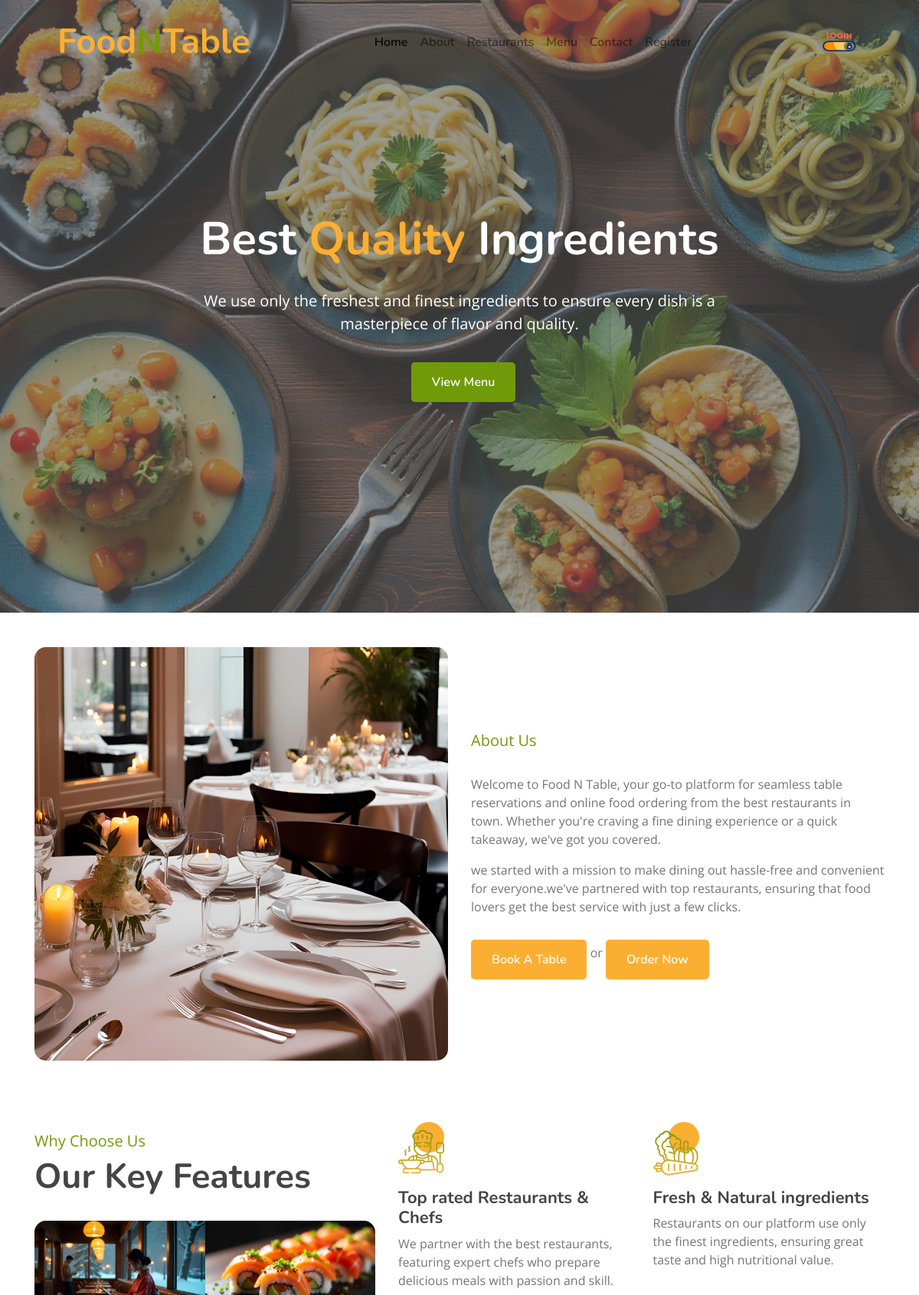
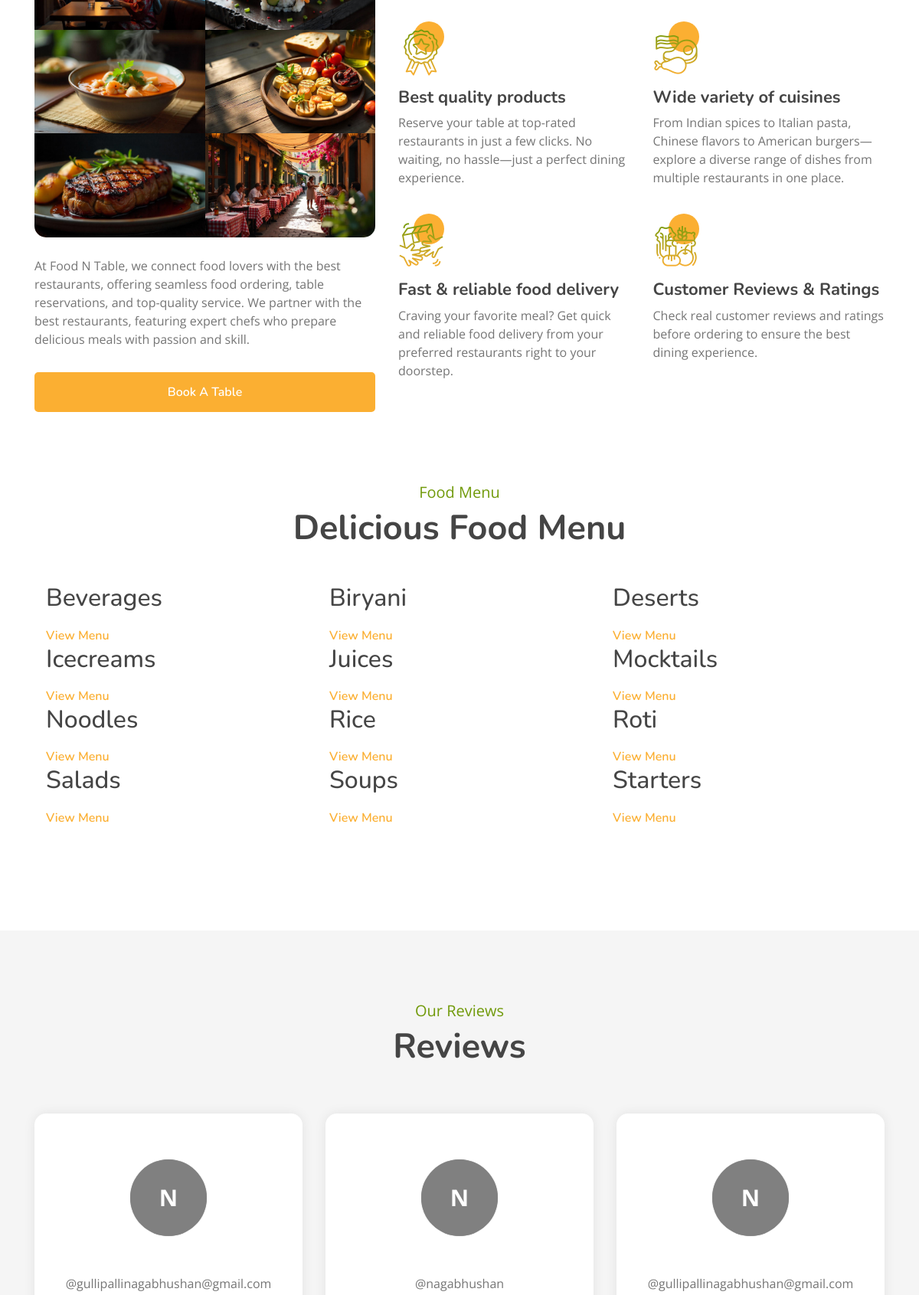
The page / (upper part) on the database its author committed (2 pictures, top to bottom).
### restaurant/models.py (models this page shows, shortened)
class Category(models.Model):
    name = models.CharField(max_length=100, unique=True)
    image = models.ImageField(upload_to=category_image_path, null=True, blank=True)

class Review(models.Model):
    restaurant = models.ForeignKey(Restaurant, on_delete=models.CASCADE, related_name='reviews')
    item = models.ForeignKey(Item, on_delete=models.CASCADE, related_name='reviews', null=True, blank=True)
    user = models.ForeignKey(User, on_delete=models.CASCADE)
    rating = models.PositiveIntegerField(default=5)
    comment = models.TextField(blank=True, null=True)
    created_at = models.DateTimeField(auto_now_add=True)

### main/views.py (the view)
# urls.py: path('',index,name="index"),
def index(request):
    context ={}
    cats = Category.objects.all().order_by('name')
    context['categories'] = cats
    reviews = Review.objects.all().order_by('-created_at')
    if request.user.is_authenticated:
        profile, created = Profile.objects.get_or_create(user=request.user)
        context['profile'] = profile
    dishes = []
    for cat in cats:
        dishes.append({
            'cat_id':cat.id,
            'cat_name':cat.name,
            'cat_img':cat.image,
            'items':list(cat.items.all().values())
        })
    context['menu'] = dishes
    context['reviews'] = reviews
    return render(request,'index.html', context)

### templates/index.html (shortened to what this page needs)
{% extends "base.html" %}
{% block content %}
        <div class="carousel w">
            <div class="container-fluid slider_width">
                <div class="owl-carousel">
                    <div class="carousel-item">
                        <div class="carousel-img">
                            <img src="/static/img/carousel-food.jpeg" alt="Image">
                        </div>
                        <div class="carousel-text">
                            <h1>Best <span>Quality</span> Ingredients</h1>
                            <p>
                                We use only the freshest and finest ingredients to ensure every dish is a masterpiece of flavor and quality.
                            </p>
                            <div class="carousel-btn">
                                <a href="{% url 'all_dishes' %}" class="btn custom-btn" >View Menu</a>
                            </div>
                        </div>
                    </div>
                </div>
            </div>
        </div>
        <div class="about">
            <div class="container">
                <div class="row align-items-center">
                    <div class="col-lg-6">
                        <div class="about-img">
                            <img src="/static/img/table.png" alt="Image">
                        </div>
                    </div>
                    <div class="col-lg-6">
                        <div class="about-content">
                            <div class="section-header">
                                <p>About Us</p>
                            </div>
                            <div class="about-text">
                                <p>
                                    Welcome to Food N Table, your go-to platform for seamless table reservations and online food ordering from the best restaurants in town. Whether you're craving a fine dining experience or a quick takeaway, we've got you covered.                                </p>
                                <p>
                                    we started with a mission to make dining out hassle-free and convenient for everyone.we've partnered with top restaurants, ensuring that food lovers get the best service with just a few clicks.                                </p>
                                <a class="btn custom-btn" href="{% url 'restaurants' %}">Book A Table</a> <span> or </span> <a class="btn custom-btn" href="{% url 'all_dishes' %}">Order Now</a>
                            </div>
                        </div>
                    </div>
                </div>
            </div>
        </div>
        <div class="feature">
            <div class="container">
                <div class="row">
                    <div class="col-lg-5">
                        <div class="section-header">
                            <p>Why Choose Us</p>
                            <h2>Our Key Features</h2>
                        </div>
                        <div class="feature-text">
                            <div class="feature-img">
                                <div class="row">
                                    <div class="col-6">
                                        <img src="/static/img/indoor-dining.png" alt="Image">
                                    </div>
                                    <div class="col-6">
                                        <img src="/static/img/food-1.jpeg" alt="Image">
                                    </div>
                                    <div class="col-6">
                                        <img src="/static/img/food-2.jpeg" alt="Image">
                                    </div>
                                    <div class="col-6">
                                        <img src="/static/img/food-3.jpeg" alt="Image">
                                    </div>
                                    <div class="col-6">
                                        <img src="/static/img/food-4.jpeg" alt="Image">
                                    </div>
                                    <div class="col-6">
                                        <img src="/static/img/outdoor-dining.png" alt="Image">
                                    </div>
                                </div>
                            </div>
                            <p>At Food N Table, we connect food lovers with the best restaurants, offering seamless food ordering, table reservations, and top-quality service.
                                We partner with the best restaurants, featuring expert chefs who prepare delicious meals with passion and skill.</p>
                            <a class="btn custom-btn" href="{% url 'restaurants' %}">Book A Table</a>
                        </div>
                    </div>
                    <div class="col-lg-7">
                        <div class="row">
                            <div class="col-sm-6">
                                <div class="feature-item">
                                    <i class="flaticon-cooking"></i>
                                    <h3>Top rated Restaurants & Chefs</h3>
                                    <p>
                                        We partner with the best restaurants, featuring expert chefs who prepare delicious meals with passion and skill.</p>
                                </div>
                            </div>
                            <div class="col-sm-6">
                                <div class="feature-item">
                                    <i class="flaticon-vegetable"></i>
                                    <h3>Fresh & Natural ingredients</h3>
                                    <p>
                                        Restaurants on our platform use only the finest ingredients, ensuring great taste and high nutritional value.</p>
                                </div>
                            </div>
                        </div>
                        <div class="row">
                            <div class="col-sm-6">
                                <div class="feature-item">
                                    <i class="flaticon-medal"></i>
                                    <h3>Best quality products</h3>
                                    <p>
                                        Reserve your table at top-rated restaurants in just a few clicks. No waiting, no hassle—just a perfect dining experience.</p>
                                </div>
                            </div>
                            <div class="col-sm-6">
                                <div class="feature-item">
                                    <i class="flaticon-meat"></i>
                                    <h3>Wide variety of cuisines</h3>
                                    <p>
                                        From Indian spices to Italian pasta, Chinese flavors to American burgers—explore a diverse range of dishes from multiple restaurants in one place.</p>
                                </div>
                            </div>
                        </div>
                        <div class="row">
                            <div class="col-sm-6">
                                <div class="feature-item">
                                    <i class="flaticon-courier"></i>
                                    <h3>Fast & reliable food delivery</h3>
                                    <p>
                                        Craving your favorite meal? Get quick and reliable food delivery from your preferred restaurants right to your doorstep.</p>
                                </div>
                            </div>
                            <div class="col-sm-6">
                                <div class="feature-item">
                                    <i class="flaticon-fruits-and-vegetables"></i>
                                    <h3>Customer Reviews & Ratings</h3>
                                    <p>
                                        Check real customer reviews and ratings before ordering to ensure the best dining experience.</p>
                                </div>
                            </div>
                        </div>
                    </div>
                </div>
            </div>
        </div>
        <div class="menu">
            <div class="container">
                <div class="section-header text-center">
                    <p>Food Menu</p>
                    <h2>Delicious Food Menu</h2>
                </div>
                <div class="menu-tab">
                    <ul class="nav nav-pills justify-content-center">
                        {% for cat in categories %}
                            <div class="col-md-4">
                                <div class="food-item">
                                    <h2>{{cat.name | title}}</h2>
                                    <a href="{% url 'all_dishes' %}?category={{cat.id}}">View Menu</a>
                                </div>
                            </div>
                        {% endfor %}
                    </ul>
                    <div class="tab-content">
                    </div>
                </div>
            </div>
        </div>
        <div class="team">
            <div class="testimonial">
                <div class="section-header text-center">
                    <p>Our Reviews</p>
                    <h2>Reviews</h2>
                </div>
                <div class="container">
                    <div class="owl-carousel testimonials-carousel">
                        {% for review in reviews %}
                        <div class="testimonial-item">
                            <div class="testimonial-img dash-content">
                                <span class='pic'>{{review.user.first_name.0}}</span>
                            </div>
                            <p>@{{review.user.username}}</p>
                        </div>
                        {% endfor %}
                    </div>
                </div>
            </div>
        </div>
{% endblock %}

### templates/base.html (shortened to what this page needs)
<!DOCTYPE html>
{% load static %}
<html lang="en">
    <head>
        <link href="https://stackpath.bootstrapcdn.com/bootstrap/4.4.1/css/bootstrap.min.css" rel="stylesheet">
        <link href="https://cdnjs.cloudflare.com/ajax/libs/font-awesome/5.10.0/css/all.min.css" rel="stylesheet">
        <link href="/static/lib/owlcarousel/assets/owl.carousel.min.css" rel="stylesheet">
        <link href="/static/lib/flaticon/font/flaticon.css" rel="stylesheet">
        <link href="/static/css/style.css" rel="stylesheet">
    </head>
<body>
        <div class="navbar navbar-expand-lg bg-light navbar-light">
            <div class="container-fluid flex justify-content-between">
                    <a href="{% url 'index' %}" class="navbar-brand">Food<span>N</span>Table</a>
                    <div class="collapse navbar-collapse justify-content-between" id="navbarCollapse">
                        <div class="collapse navbar-collapse justify-content-between" id="navbarCollapse">
                            <div class="navbar-nav mx-auto">
                              <a href="{% url 'index' %}" class="nav-item nav-link active">Home</a>
                              <a href="{% url 'about' %}" class="nav-item nav-link">About</a>
                              <a href="{% url 'restaurants' %}" class="nav-item nav-link">Restaurants</a>
                              <a href="{% url 'all_dishes' %}" class="nav-item nav-link">Menu</a>
                              <a href="{% url 'contact' %}" class="nav-item nav-link">Contact</a>
                              {% if not user.is_authenticated %}
                              <a href="{% url 'register' %}" class="nav-item nav-link">Register</a>
                              {% endif %}
                            </div>
                            <div>
                                {% if user.is_authenticated %}
                                <div class="carousel-btn">
                                {% if user.is_superuser or user.is_staff %}
                                <a href="{% url 'admin:index' %}" class="btn custom-btn"><i class="fas fa-user"></i></a>
                                {% else %}
                                <a href="{% url 'dashboard' %}" class="btn custom-btn"><i class="fas fa-user"></i></a>
                                {% if profile.user_type == 'customer' %}
                                <a href="{% url 'cart' %}" class="btn custom-btn"><i class="fas fa-shopping-cart"></i></a>
                                {% endif %}
                                {% endif %}
                                <a href="#" id="locationBtn" class="btn custom-btn"><i class="fas fa-map-marker-alt"></i></a>
                                <a href="{% url 'logout' %}" class="btn custom-btn"><i class="fas fa-sign-out-alt"></i></a>
                                {% else %}
                                <a href="{% url 'login' %}" ><img class="login-img" src="{% static 'img/login.gif' %}"></img></a>
                               {% endif %}
                            </div>
                             </div>
                          </div>
                    </div>
            </div>
        {% block content %}
        {% endblock %}
    </body>
</html>

### templates/index.html (style rules this page uses)
.slider_width { max-width: 1600px; }
.pic { background-color: gray; color: white; display: inline-block; height: 100px;width: 100px; border-radius: 50%; margin: 30px 0px; font-size: 30px; font-weight: bold; text-align: center; line-height: 100px; box-shadow: 0px 0px 1px gray; }

### rows shown on the page
Category: name "Beverages"
Category: name "Biryani"
Category: name "Deserts"
Category: name "Icecreams"
Category: name "Juices"
Category: name "Mocktails"
Category: name "Noodles"
Category: name "Rice"
Category: name "Roti"
Category: name "Salads"
Category: name "Soups"
Category: name "Starters"
Review: user.first_name.0 "N", user.username "nagabhushan"
Review: user.first_name.0 "N", user.username "gullipallinagabhushan@gmail.com"
